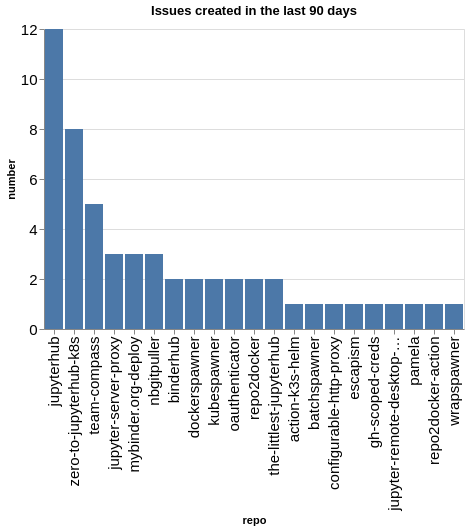

Notebook code for this chart:
### Code cell
created_counts = created.groupby(['org', 'repo']).count()['number'].reset_index()
created_counts['org/repo'] = created_counts.apply(lambda a: a['org'] + '/' + a['repo'], axis=1)
sorted_vals = created_counts.sort_values(['org', 'number'], ascending=False)['repo'].values
alt.Chart(data=created_counts, title=f"Issues created in the last {n_days} days").mark_bar().encode(
    x=alt.X('repo', sort=alt.Sort(sorted_vals.tolist())),
    y='number',
)

### Figure 1 — Vega-Lite specification as saved in the notebook (floating-point values rounded to 4 significant figures)
{"config": {"axisLeft": {"labelFontSize": 15}, "axisBottom": {"labelFontSize": 15}}, "data": {"name": "data-d5d2f4ecb34a616b184691221ab2664e"}, "mark": {"type": "bar"}, "encoding": {"x": {"field": "repo", "sort": ["jupyterhub", "zero-to-jupyterhub-k8s", "team-compass", "jupyter-server-proxy", "mybinder.org-deploy", "nbgitpuller", "binderhub", "dockerspawner", "kubespawner", "oauthenticator", "repo2docker", "the-littlest-jupyterhub", "action-k3s-helm", "batchspawner", "configurable-http-proxy", "escapism", "gh-scoped-creds", "jupyter-remote-desktop-proxy", "pamela", "repo2docker-action", "wrapspawner"], "type": "nominal"}, "y": {"field": "number", "type": "quantitative"}}, "title": "Issues created in the last 90 days", "$schema": "https://vega.github.io/schema/vega-lite/v5.20.1.json", "datasets": {"data-d5d2f4ecb34a616b184691221ab2664e": [{"org": "jupyterhub", "repo": "action-k3s-helm", "number": 1, "org/repo": "jupyterhub/action-k3s-helm"}, {"org": "jupyterhub", "repo": "batchspawner", "number": 1, "org/repo": "jupyterhub/batchspawner"}, {"org": "jupyterhub", "repo": "binderhub", "number": 2, "org/repo": "jupyterhub/binderhub"}, {"org": "jupyterhub", "repo": "configurable-http-proxy", "number": 1, "org/repo": "jupyterhub/configurable-http-proxy"}, {"org": "jupyterhub", "repo": "dockerspawner", "number": 2, "org/repo": "jupyterhub/dockerspawner"}, {"org": "jupyterhub", "repo": "escapism", "number": 1, "org/repo": "jupyterhub/escapism"}, {"org": "jupyterhub", "repo": "gh-scoped-creds", "number": 1, "org/repo": "jupyterhub/gh-scoped-creds"}, {"org": "jupyterhub", "repo": "jupyter-remote-desktop-proxy", "number": 1, "org/repo": "jupyterhub/jupyter-remote-desktop-proxy"}, {"org": "jupyterhub", "repo": "jupyter-server-proxy", "number": 3, "org/repo": "jupyterhub/jupyter-server-proxy"}, {"org": "jupyterhub", "repo": "jupyterhub", "number": 12, "org/repo": "jupyterhub/jupyterhub"}, {"org": "jupyterhub", "repo": "kubespawner", "number": 2, "org/repo": "jupyterhub/kubespawner"}, {"org": "jupyterhub", "repo": "mybinder.org-deploy", "number": 3, "org/repo": "jupyterhub/mybinder.org-deploy"}, {"org": "jupyterhub", "repo": "nbgitpuller", "number": 3, "org/repo": "jupyterhub/nbgitpuller"}, {"org": "jupyterhub", "repo": "oauthenticator", "number": 2, "org/repo": "jupyterhub/oauthenticator"}, {"org": "jupyterhub", "repo": "pamela", "number": 1, "org/repo": "jupyterhub/pamela"}, {"org": "jupyterhub", "repo": "repo2docker", "number": 2, "org/repo": "jupyterhub/repo2docker"}, {"org": "jupyterhub", "repo": "repo2docker-action", "number": 1, "org/repo": "jupyterhub/repo2docker-action"}, {"org": "jupyterhub", "repo": "team-compass", "number": 5, "org/repo": "jupyterhub/team-compass"}, {"org": "jupyterhub", "repo": "the-littlest-jupyterhub", "number": 2, "org/repo": "jupyterhub/the-littlest-jupyterhub"}, {"org": "jupyterhub", "repo": "wrapspawner", "number": 1, "org/repo": "jupyterhub/wrapspawner"}, {"org": "jupyterhub", "repo": "zero-to-jupyterhub-k8s", "number": 8, "org/repo": "jupyterhub/zero-to-jupyterhub-k8s"}]}}
